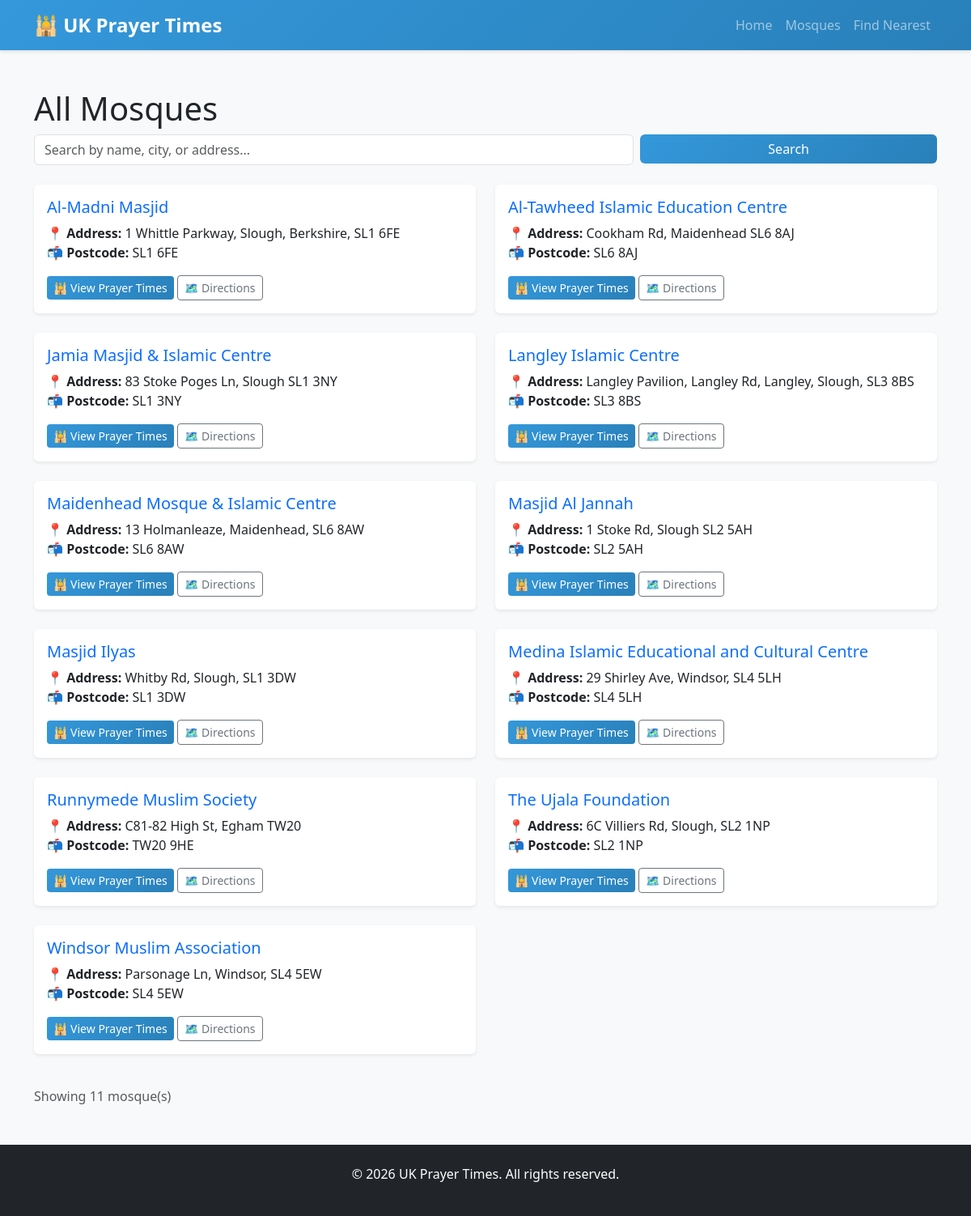
Page /mosques.php on the committed database.
### tables this page shows
CREATE TABLE `mosques` (
  `id` char(36) NOT NULL,
  `name` varchar(255) DEFAULT NULL,
  `address` text DEFAULT NULL,
  `location_url` text DEFAULT NULL,
  `postcode` varchar(20) DEFAULT NULL
);

### public/mosques.php (called while the page is built, shortened)
<?php
$basePath = file_exists(__DIR__ . '/../bootstrap.php') ? dirname(__DIR__) : __DIR__;
require_once $basePath . '/bootstrap.php';
$mosques = [];
if (!empty($_GET['search'])) {
    $mosques = Mosque::search($_GET['search']);
} else {
    $mosques = Mosque::getAll();
}
include $basePath . '/app/views/mosques.php';
$content = ob_get_clean();
include $basePath . '/app/views/layout.php';

### config/database.php (called while the page is built, shortened)
<?php
class Database {
    private static $instance = null;
    private $connection;
    public static function getInstance() {
        if (self::$instance === null) {
            self::$instance = new self();
        }
        return self::$instance;
    }
    private function connect() {
        try {
            $dsn = sprintf(
                "mysql:host=%s;dbname=%s;charset=%s",
                DB_HOST,
                DB_NAME,
                DB_CHARSET
            );
            $this->connection = new PDO($dsn, DB_USER, DB_PASS, [
                PDO::ATTR_ERRMODE => PDO::ERRMODE_EXCEPTION,
                PDO::ATTR_DEFAULT_FETCH_MODE => PDO::FETCH_ASSOC,
                PDO::ATTR_TIMEOUT => 5,
                PDO::ATTR_EMULATE_PREPARES => false,
            ]);
        } catch (PDOException $e) {
            Logger::error("Database connection failed: " . $e->getMessage());
            throw new Exception("Unable to connect to database");
        }
    }
    public function execute($sql, $params = []) {
        try {
            $stmt = $this->connection->prepare($sql);
            $stmt->execute($params);
            return $stmt;
        } catch (PDOException $e) {
            Logger::error("Query execution failed: " . $e->getMessage());
            throw new Exception("Database error occurred");
        }
    }
    public function fetchAll($sql, $params = []) {
        return $this->execute($sql, $params)->fetchAll();
    }
}

### app/Logger.php (called while the page is built, shortened)
<?php
class Logger {
    private static function log($level, $message, $context = []) {
        $timestamp = date('Y-m-d H:i:s');
        $contextStr = !empty($context) ? ' | ' . json_encode($context) : '';
        $logMessage = "[$timestamp] [$level] $message$contextStr" . PHP_EOL;
    }
}

### app/models/Mosque.php (called while the page is built, shortened)
<?php
class Mosque {
    public static function getAll() {
        try {
            return Database::getInstance()->fetchAll(
                "SELECT * FROM mosques ORDER BY name ASC"
            );
        } catch (Exception $e) {
            Logger::error("Error fetching all mosques: " . $e->getMessage());
            return [];
        }
    }
}

### app/helpers.php (called while the page is built, shortened)
<?php
function sanitize($input) {
    return htmlspecialchars(trim($input), ENT_QUOTES, 'UTF-8');
}

### app/views/mosques.php (the view)
<div class="container mt-5">
    <h1>All Mosques</h1>
    <div class="mb-4">
        <form method="GET" class="row g-2">
            <div class="col-md-8">
                <input type="text" name="search" class="form-control" placeholder="Search by name, city, or address..." value="<?php echo isset($_GET['search']) ? sanitize($_GET['search']) : ''; ?>">
            </div>
            <div class="col-md-4">
                <button type="submit" class="btn btn-primary w-100">Search</button>
            </div>
        </form>
    </div>
    <?php if (empty($mosques)): ?>
        <div class="alert alert-info">No mosques found.</div>
    <?php else: ?>
        <div class="row">
            <?php foreach ($mosques as $mosque): ?>
                <div class="col-md-6 mb-4">
                    <div class="card h-100 shadow-sm">
                        <div class="card-body">
                            <h5 class="card-title text-primary"><?php echo sanitize($mosque['name']); ?></h5>
                            <p class="card-text">
                                <strong>📍 Address:</strong> <?php echo sanitize($mosque['address']); ?><br>
                                <strong>📬 Postcode:</strong> <?php echo sanitize($mosque['postcode']); ?>
                            </p>
                            <div class="mt-3">
                                <a href="/mosque.php?id=<?php echo urlencode($mosque['id']); ?>" class="btn btn-sm btn-primary">
                                    🕌 View Prayer Times
                                </a>
                                <a href="https://maps.google.com/maps?daddr=<?php echo urlencode($mosque['address'] . ' ' . $mosque['postcode']); ?>" target="_blank" class="btn btn-sm btn-outline-secondary">
                                    🗺️ Directions
                                </a>
                            </div>
                        </div>
                    </div>
                </div>
            <?php endforeach; ?>
        </div>
        <p class="text-muted mt-3">Showing <?php echo count($mosques); ?> mosque(s)</p>
    <?php endif; ?>
</div>

### app/views/layout.php (shortened to what this page needs)
<!DOCTYPE html>
<html lang="en">
<head>
    <link href="https://cdn.jsdelivr.net/npm/bootstrap@5.3.0/dist/css/bootstrap.min.css" rel="stylesheet">
    <link rel="stylesheet" href="/css/style.css">
</head>
<body>
<nav class="navbar navbar-expand-lg navbar-dark bg-primary">
    <div class="container">
        <a class="navbar-brand" href="/">🕌 UK Prayer Times</a>
        <div class="collapse navbar-collapse" id="navbarNav">
            <ul class="navbar-nav ms-auto">
                <li class="nav-item"><a class="nav-link" href="/">Home</a></li>
                <li class="nav-item"><a class="nav-link" href="/mosques.php">Mosques</a></li>
                <li class="nav-item"><a class="nav-link" href="/nearest.php">Find Nearest</a></li>
            </ul>
        </div>
    </div>
</nav>
<main>
    <?php if (isset($content)): ?>
        <?php echo $content; ?>
    <?php endif; ?>
</main>
<footer class="bg-dark text-white py-4 mt-5">
    <div class="container text-center">
        <p>&copy; <?php echo date('Y'); ?> UK Prayer Times. All rights reserved.</p>
    </div>
</footer>
</body>
</html>

### public/css/style.css (style rules this page uses)
:root { --primary-color: #2c3e50; --secondary-color: #27ae60; --accent-color: #e74c3c; }
body { font-family: 'Segoe UI', Tahoma, Geneva, Verdana, sans-serif; background-color: #f8f9fa; }
.navbar { background: linear-gradient(135deg, #3498db 0%, #2980b9 100%) !important; box-shadow: 0 2px 4px rgba(0, 0, 0, 0.1); }
.navbar-brand { font-weight: 700; font-size: 1.5rem; }
main { min-height: calc(100vh - 200px); }
.card { border: none; box-shadow: 0 1px 3px rgba(0, 0, 0, 0.1); transition: transform 0.2s, box-shadow 0.2s; }
.btn-primary { background: linear-gradient(135deg, #3498db 0%, #2980b9 100%); border: none; transition: all 0.3s ease; }
footer { margin-top: auto; }

### rows in the picture
mosques: name "Al-Madni Masjid", address "1 Whittle Parkway, Slough, Berkshire, SL1 6FE", postcode "SL1 6FE"
mosques: name "Al-Tawheed Islamic Education Centre", address "Cookham Rd, Maidenhead SL6 8AJ", postcode "SL6 8AJ"
mosques: name "Jamia Masjid & Islamic Centre", address "83 Stoke Poges Ln, Slough SL1 3NY", postcode "SL1 3NY"
mosques: name "Langley Islamic Centre", address "Langley Pavilion, Langley Rd, Langley, Slough, SL3 8BS", postcode "SL3 8BS"
mosques: name "Maidenhead Mosque & Islamic Centre", address "13 Holmanleaze, Maidenhead, SL6 8AW", postcode "SL6 8AW"
mosques: name "Masjid Al Jannah", address "1 Stoke Rd, Slough SL2 5AH", postcode "SL2 5AH"
mosques: name "Masjid Ilyas", address "Whitby Rd, Slough, SL1 3DW", postcode "SL1 3DW"
mosques: name "Medina Islamic Educational and Cultural Centre", address "29 Shirley Ave, Windsor, SL4 5LH", postcode "SL4 5LH"
mosques: name "Runnymede Muslim Society", address "C81-82 High St, Egham TW20", postcode "TW20 9HE"
mosques: name "The Ujala Foundation", address "6C Villiers Rd, Slough, SL2 1NP", postcode "SL2 1NP"
mosques: name "Windsor Muslim Association", address "Parsonage Ln, Windsor, SL4 5EW", postcode "SL4 5EW"

### other values in the picture
count($mosques) "11"
